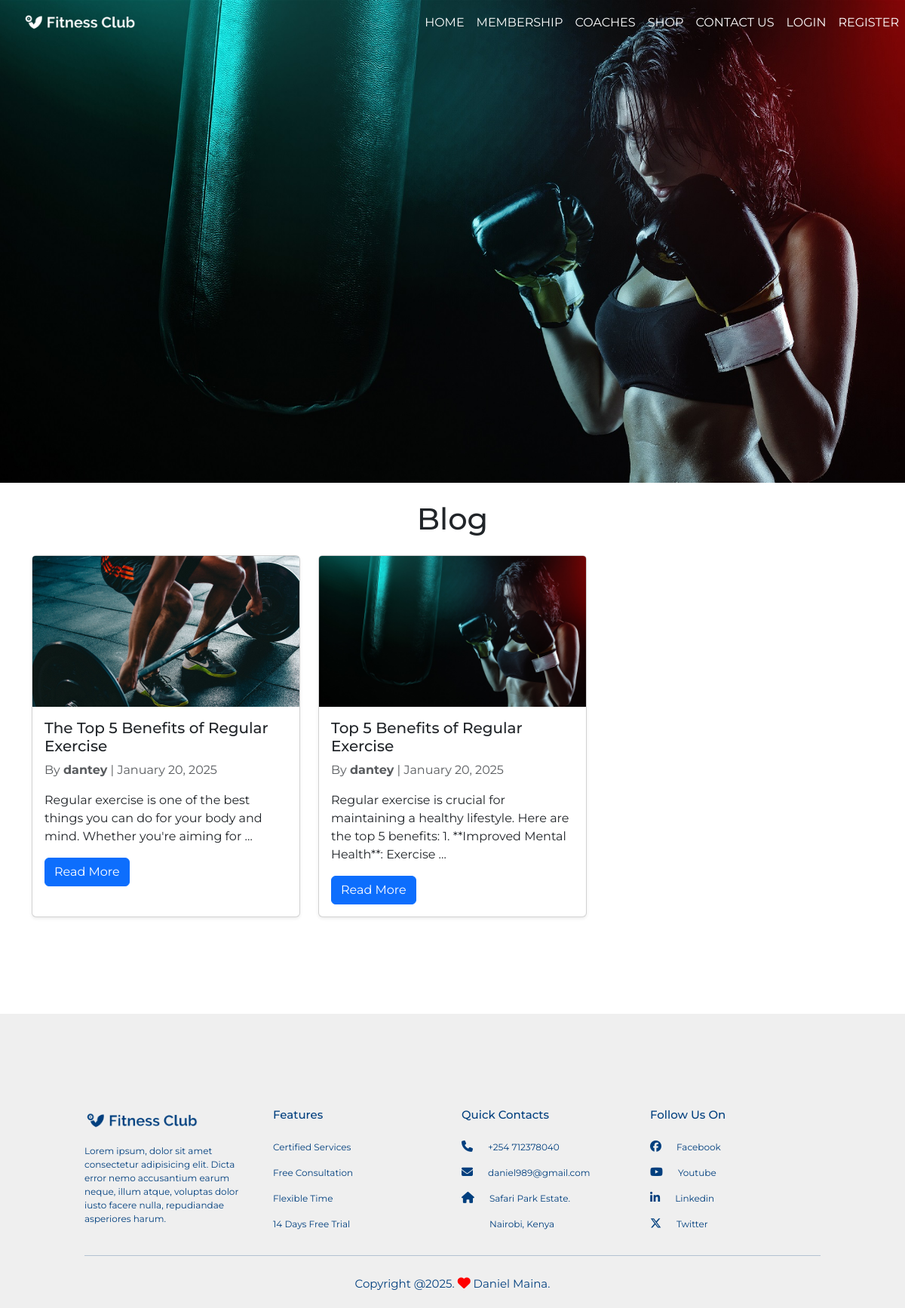
Page /blog_list/ on the committed database.
### gym_blog/models.py (models this page shows, shortened)
class Post(models.Model):
    title = models.CharField(max_length=200)
    slug = models.SlugField(unique=True)
    content = models.TextField()
    author = models.ForeignKey(User, on_delete=models.CASCADE, related_name='posts')
    category = models.ForeignKey(Category, on_delete=models.SET_NULL, null=True, blank=True, related_name='posts')
    pub_date = models.DateTimeField(default=timezone.now, editable=False)
    updated_date = models.DateTimeField(auto_now=True)
    image = models.ImageField(upload_to='blog_images/', null=True, blank=True)
    class Meta:
        ordering = ['-pub_date']

### gym_blog/views.py (the view)
# urls.py: path('blog_list/', views.BlogListView.as_view(), name='blog_list'),
class BlogListView(ListView):
    model = Post
    template_name = 'blog/blog_list.html'
    context_object_name = 'posts'
    paginate_by = 5

### gym_blog/templates/blog/blog_list.html (shortened to what this page needs)
{% extends 'base.html' %}
{% block main_content %}
<div class="container mt-4">
  <h1 class="mb-4 text-center">Blog</h1>
  <div class="row">
    {% for post in posts %}
      <div class="col-md-4 mb-4">
        <div class="card h-100 shadow-sm">
          <img src="{{ post.image.url }}" class="card-img-top" alt={{post.title}} style="height: 200px; object-fit: cover;">
          <div class="card-body">
            <h5 class="card-title">{{ post.title }}</h5>
            <p class="card-text text-muted">
              By <strong>{{ post.author }}</strong> | {{ post.pub_date|date:"F j, Y" }}
            </p>
            <p class="card-text">{{ post.content|truncatewords:20 }}</p>
            <a href="{% url 'gym_blog:blog_detail' slug=post.slug %}" class="btn btn-primary">Read More</a>
          </div>
        </div>
      </div>
    {% empty %}
      <p class="text-center">No blog posts available.</p>
    {% endfor %}
  </div>
</div>
{% endblock %}

### gym/static/css/style.css (style rules this page uses)
* { margin: 0; padding: 0; font-family: "Montserrat", sans-serif; }
.card-img-top { width: 100%; height: 250px; object-fit: cover; border-radius: 0.25rem 0.25rem 0 0; }

### rows in the picture
Post: image (picture), title "The Top 5 Benefits of Regular Exercise", author "dantey", pub_date "January 20, 2025", content "Regular exercise is one of the best things you can do for your body and mind. Whether you're aiming for …"
Post: image (picture), title "Top 5 Benefits of Regular Exercise", author "dantey", pub_date "January 20, 2025", content "Regular exercise is crucial for maintaining a healthy lifestyle. Here are the top 5 benefits: 1. **Improved Mental Health**: Exercise …"
